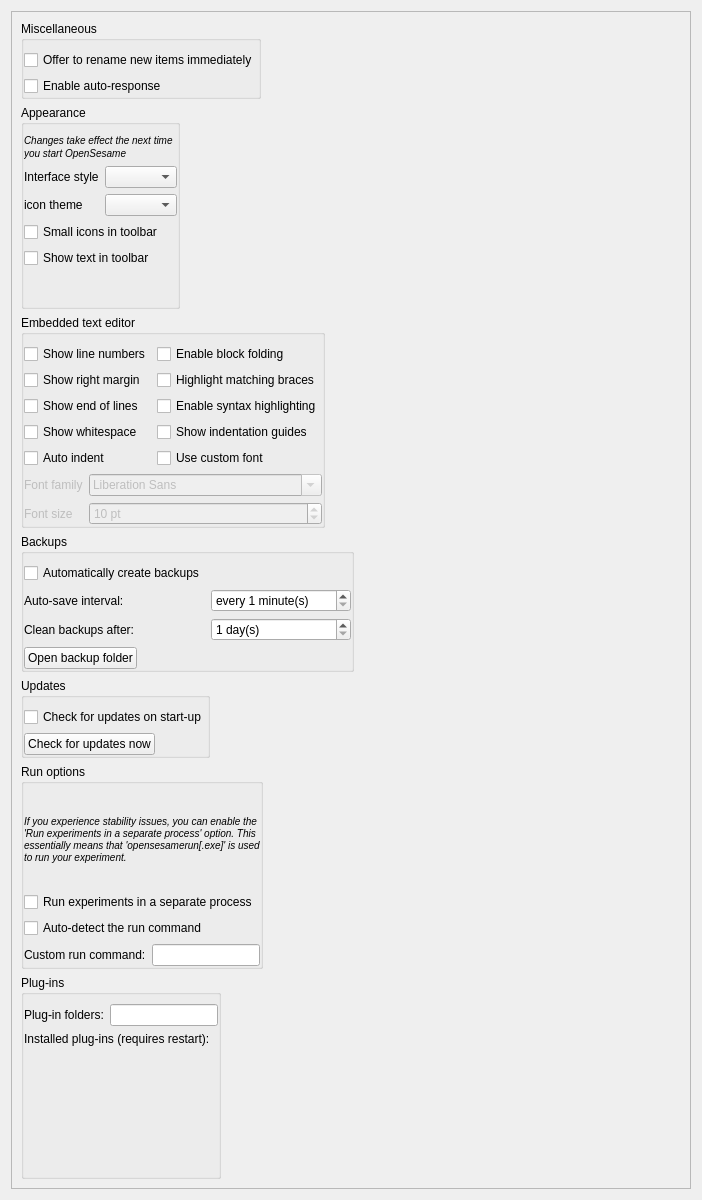
<?xml version="1.0" encoding="UTF-8"?>
<ui version="4.0">
 <class>preferences_widget</class>
 <widget class="QWidget" name="preferences_widget">
  <property name="geometry">
   <rect>
    <x>0</x>
    <y>0</y>
    <width>702</width>
    <height>1200</height>
   </rect>
  </property>
  <property name="windowTitle">
   <string>Form</string>
  </property>
  <layout class="QVBoxLayout" name="verticalLayout">
   <item>
    <widget class="QScrollArea" name="scrollArea">
     <property name="widgetResizable">
      <bool>true</bool>
     </property>
     <widget class="QWidget" name="scrollAreaWidgetContents">
      <property name="geometry">
       <rect>
        <x>0</x>
        <y>0</y>
        <width>682</width>
        <height>1180</height>
       </rect>
      </property>
      <layout class="QVBoxLayout" name="verticalLayout_2">
       <item>
        <widget class="QGroupBox" name="groupBox_2">
         <property name="sizePolicy">
          <sizepolicy hsizetype="Fixed" vsizetype="Fixed">
           <horstretch>0</horstretch>
           <verstretch>0</verstretch>
          </sizepolicy>
         </property>
         <property name="title">
          <string>Miscellaneous</string>
         </property>
         <layout class="QFormLayout" name="formLayout_3">
          <property name="fieldGrowthPolicy">
           <enum>QFormLayout::AllNonFixedFieldsGrow</enum>
          </property>
          <property name="leftMargin">
           <number>0</number>
          </property>
          <property name="rightMargin">
           <number>0</number>
          </property>
          <property name="bottomMargin">
           <number>0</number>
          </property>
          <item row="0" column="0">
           <widget class="QCheckBox" name="checkbox_immediately_rename">
            <property name="text">
             <string>Offer to rename new items immediately</string>
            </property>
           </widget>
          </item>
          <item row="1" column="0">
           <widget class="QCheckBox" name="checkbox_autoresponse">
            <property name="text">
             <string>Enable auto-response</string>
            </property>
           </widget>
          </item>
         </layout>
        </widget>
       </item>
       <item>
        <widget class="QGroupBox" name="groupBox_5">
         <property name="sizePolicy">
          <sizepolicy hsizetype="Fixed" vsizetype="Preferred">
           <horstretch>0</horstretch>
           <verstretch>0</verstretch>
          </sizepolicy>
         </property>
         <property name="title">
          <string>Appearance</string>
         </property>
         <layout class="QFormLayout" name="formLayout_4">
          <property name="leftMargin">
           <number>0</number>
          </property>
          <property name="topMargin">
           <number>9</number>
          </property>
          <property name="rightMargin">
           <number>0</number>
          </property>
          <property name="bottomMargin">
           <number>0</number>
          </property>
          <item row="1" column="0">
           <widget class="QLabel" name="label_2">
            <property name="text">
             <string>Interface style</string>
            </property>
           </widget>
          </item>
          <item row="1" column="1">
           <widget class="QComboBox" name="combobox_style"/>
          </item>
          <item row="2" column="0">
           <widget class="QLabel" name="label_7">
            <property name="text">
             <string>icon theme</string>
            </property>
           </widget>
          </item>
          <item row="2" column="1">
           <widget class="QComboBox" name="combobox_theme"/>
          </item>
          <item row="0" column="0" colspan="2">
           <widget class="QLabel" name="label_8">
            <property name="text">
             <string>&lt;small&gt;&lt;i&gt;Changes take effect the next time you start OpenSesame&lt;/i&gt;&lt;/small&gt;
</string>
            </property>
            <property name="wordWrap">
             <bool>true</bool>
            </property>
           </widget>
          </item>
          <item row="3" column="0" colspan="2">
           <widget class="QCheckBox" name="checkbox_small_toolbar">
            <property name="text">
             <string>Small icons in toolbar</string>
            </property>
           </widget>
          </item>
          <item row="4" column="0" colspan="2">
           <widget class="QCheckBox" name="checkbox_toolbar_text">
            <property name="text">
             <string>Show text in toolbar</string>
            </property>
           </widget>
          </item>
         </layout>
        </widget>
       </item>
       <item>
        <widget class="QGroupBox" name="groupbox_scintilla">
         <property name="sizePolicy">
          <sizepolicy hsizetype="Fixed" vsizetype="Preferred">
           <horstretch>0</horstretch>
           <verstretch>0</verstretch>
          </sizepolicy>
         </property>
         <property name="title">
          <string>Embedded text editor</string>
         </property>
         <layout class="QFormLayout" name="formLayout_5">
          <property name="fieldGrowthPolicy">
           <enum>QFormLayout::AllNonFixedFieldsGrow</enum>
          </property>
          <property name="leftMargin">
           <number>0</number>
          </property>
          <property name="rightMargin">
           <number>0</number>
          </property>
          <property name="bottomMargin">
           <number>0</number>
          </property>
          <item row="0" column="0">
           <widget class="QCheckBox" name="checkbox_scintilla_line_numbers">
            <property name="text">
             <string>Show line numbers</string>
            </property>
           </widget>
          </item>
          <item row="0" column="1">
           <widget class="QCheckBox" name="checkbox_scintilla_folding">
            <property name="text">
             <string>Enable block folding</string>
            </property>
           </widget>
          </item>
          <item row="1" column="0">
           <widget class="QCheckBox" name="checkbox_scintilla_right_margin">
            <property name="text">
             <string>Show right margin</string>
            </property>
           </widget>
          </item>
          <item row="1" column="1">
           <widget class="QCheckBox" name="checkbox_scintilla_brace_match">
            <property name="text">
             <string>Highlight matching braces</string>
            </property>
           </widget>
          </item>
          <item row="2" column="0">
           <widget class="QCheckBox" name="checkbox_scintilla_eol_visible">
            <property name="text">
             <string>Show end of lines</string>
            </property>
           </widget>
          </item>
          <item row="2" column="1">
           <widget class="QCheckBox" name="checkbox_scintilla_syntax_highlighting">
            <property name="text">
             <string>Enable syntax highlighting</string>
            </property>
           </widget>
          </item>
          <item row="3" column="0">
           <widget class="QCheckBox" name="checkbox_scintilla_whitespace_visible">
            <property name="text">
             <string>Show whitespace</string>
            </property>
           </widget>
          </item>
          <item row="3" column="1">
           <widget class="QCheckBox" name="checkbox_scintilla_indentation_guides">
            <property name="text">
             <string>Show indentation guides</string>
            </property>
           </widget>
          </item>
          <item row="4" column="0">
           <widget class="QCheckBox" name="checkbox_scintilla_auto_indent">
            <property name="text">
             <string>Auto indent</string>
            </property>
           </widget>
          </item>
          <item row="4" column="1">
           <widget class="QCheckBox" name="checkbox_scintilla_custom_font">
            <property name="text">
             <string>Use custom font</string>
            </property>
           </widget>
          </item>
          <item row="5" column="0" colspan="2">
           <widget class="QWidget" name="widget_scintilla_font" native="true">
            <property name="enabled">
             <bool>false</bool>
            </property>
            <layout class="QFormLayout" name="formLayout_6">
             <property name="fieldGrowthPolicy">
              <enum>QFormLayout::AllNonFixedFieldsGrow</enum>
             </property>
             <property name="margin">
              <number>0</number>
             </property>
             <item row="0" column="0">
              <widget class="QLabel" name="label_4">
               <property name="text">
                <string>Font family</string>
               </property>
              </widget>
             </item>
             <item row="0" column="1">
              <widget class="QFontComboBox" name="font_scintilla_font_family"/>
             </item>
             <item row="1" column="0">
              <widget class="QLabel" name="label_5">
               <property name="text">
                <string>Font size</string>
               </property>
              </widget>
             </item>
             <item row="1" column="1">
              <widget class="QSpinBox" name="spinbox_scintilla_font_size">
               <property name="suffix">
                <string> pt</string>
               </property>
               <property name="minimum">
                <number>2</number>
               </property>
               <property name="value">
                <number>10</number>
               </property>
              </widget>
             </item>
            </layout>
           </widget>
          </item>
         </layout>
        </widget>
       </item>
       <item>
        <widget class="QGroupBox" name="groupBox">
         <property name="sizePolicy">
          <sizepolicy hsizetype="Fixed" vsizetype="Fixed">
           <horstretch>0</horstretch>
           <verstretch>0</verstretch>
          </sizepolicy>
         </property>
         <property name="title">
          <string>Backups</string>
         </property>
         <property name="flat">
          <bool>false</bool>
         </property>
         <layout class="QFormLayout" name="formLayout_2">
          <property name="horizontalSpacing">
           <number>6</number>
          </property>
          <property name="leftMargin">
           <number>0</number>
          </property>
          <property name="topMargin">
           <number>9</number>
          </property>
          <property name="rightMargin">
           <number>0</number>
          </property>
          <property name="bottomMargin">
           <number>0</number>
          </property>
          <item row="0" column="0">
           <widget class="QCheckBox" name="checkbox_enable_autosave">
            <property name="text">
             <string>Automatically create backups</string>
            </property>
           </widget>
          </item>
          <item row="1" column="0">
           <widget class="QLabel" name="label_autosave_interval">
            <property name="text">
             <string>Auto-save interval:</string>
            </property>
           </widget>
          </item>
          <item row="1" column="1">
           <widget class="QSpinBox" name="spinbox_autosave_interval">
            <property name="suffix">
             <string> minute(s)</string>
            </property>
            <property name="prefix">
             <string>every </string>
            </property>
            <property name="minimum">
             <number>1</number>
            </property>
            <property name="maximum">
             <number>1000</number>
            </property>
            <property name="singleStep">
             <number>10</number>
            </property>
           </widget>
          </item>
          <item row="3" column="0">
           <widget class="QPushButton" name="button_browse_autosave">
            <property name="text">
             <string>Open backup folder</string>
            </property>
            <property name="icon">
             <iconset>
              <normaloff>:/icons/browse.png</normaloff>:/icons/browse.png</iconset>
            </property>
           </widget>
          </item>
          <item row="2" column="0">
           <widget class="QLabel" name="label_3">
            <property name="text">
             <string>Clean backups after:</string>
            </property>
           </widget>
          </item>
          <item row="2" column="1">
           <widget class="QSpinBox" name="spinbox_autosave_max_age">
            <property name="suffix">
             <string> day(s)</string>
            </property>
            <property name="minimum">
             <number>1</number>
            </property>
            <property name="maximum">
             <number>365</number>
            </property>
           </widget>
          </item>
         </layout>
        </widget>
       </item>
       <item>
        <widget class="QGroupBox" name="groupBox_3">
         <property name="sizePolicy">
          <sizepolicy hsizetype="Fixed" vsizetype="Fixed">
           <horstretch>0</horstretch>
           <verstretch>0</verstretch>
          </sizepolicy>
         </property>
         <property name="title">
          <string>Updates</string>
         </property>
         <layout class="QFormLayout" name="formLayout">
          <property name="fieldGrowthPolicy">
           <enum>QFormLayout::AllNonFixedFieldsGrow</enum>
          </property>
          <property name="leftMargin">
           <number>0</number>
          </property>
          <property name="rightMargin">
           <number>0</number>
          </property>
          <property name="bottomMargin">
           <number>0</number>
          </property>
          <item row="0" column="0">
           <widget class="QCheckBox" name="checkbox_auto_update_check">
            <property name="text">
             <string>Check for updates on start-up</string>
            </property>
           </widget>
          </item>
          <item row="1" column="0">
           <widget class="QPushButton" name="button_update_check">
            <property name="text">
             <string>Check for updates now</string>
            </property>
            <property name="icon">
             <iconset>
              <normaloff>:/icons/update.png</normaloff>:/icons/update.png</iconset>
            </property>
           </widget>
          </item>
         </layout>
        </widget>
       </item>
       <item>
        <widget class="QGroupBox" name="groupBox_4">
         <property name="sizePolicy">
          <sizepolicy hsizetype="Fixed" vsizetype="Preferred">
           <horstretch>0</horstretch>
           <verstretch>0</verstretch>
          </sizepolicy>
         </property>
         <property name="title">
          <string>Run options</string>
         </property>
         <layout class="QGridLayout" name="gridLayout">
          <property name="leftMargin">
           <number>0</number>
          </property>
          <property name="topMargin">
           <number>9</number>
          </property>
          <property name="rightMargin">
           <number>0</number>
          </property>
          <property name="bottomMargin">
           <number>0</number>
          </property>
          <item row="0" column="0" colspan="2">
           <widget class="QLabel" name="label">
            <property name="text">
             <string>&lt;small&gt;&lt;i&gt;If you experience stability issues, you can enable the 'Run experiments in a separate process' option. This essentially means that 'opensesamerun[.exe]' is used to run your experiment.&lt;/i&gt;&lt;/small&gt;</string>
            </property>
            <property name="wordWrap">
             <bool>true</bool>
            </property>
           </widget>
          </item>
          <item row="1" column="0" colspan="2">
           <widget class="QCheckBox" name="checkbox_opensesamerun">
            <property name="text">
             <string>Run experiments in a separate process</string>
            </property>
           </widget>
          </item>
          <item row="2" column="0" colspan="2">
           <widget class="QCheckBox" name="checkbox_auto_opensesamerun_exec">
            <property name="text">
             <string>Auto-detect the run command</string>
            </property>
           </widget>
          </item>
          <item row="3" column="0">
           <widget class="QLabel" name="label_opensesamerun_exec">
            <property name="text">
             <string>Custom run command:</string>
            </property>
           </widget>
          </item>
          <item row="3" column="1">
           <widget class="QLineEdit" name="edit_opensesamerun_exec"/>
          </item>
         </layout>
        </widget>
       </item>
       <item>
        <widget class="QGroupBox" name="groupBox_6">
         <property name="sizePolicy">
          <sizepolicy hsizetype="Fixed" vsizetype="Preferred">
           <horstretch>0</horstretch>
           <verstretch>0</verstretch>
          </sizepolicy>
         </property>
         <property name="title">
          <string>Plug-ins</string>
         </property>
         <layout class="QFormLayout" name="formLayout_7">
          <property name="fieldGrowthPolicy">
           <enum>QFormLayout::AllNonFixedFieldsGrow</enum>
          </property>
          <property name="leftMargin">
           <number>0</number>
          </property>
          <property name="topMargin">
           <number>9</number>
          </property>
          <property name="rightMargin">
           <number>0</number>
          </property>
          <property name="bottomMargin">
           <number>0</number>
          </property>
          <item row="0" column="0">
           <widget class="QLabel" name="label_6">
            <property name="text">
             <string>Plug-in folders:</string>
            </property>
           </widget>
          </item>
          <item row="0" column="1">
           <widget class="QLineEdit" name="edit_plugin_folders">
            <property name="readOnly">
             <bool>true</bool>
            </property>
           </widget>
          </item>
          <item row="1" column="0" colspan="2">
           <widget class="QWidget" name="widget_plugin_list" native="true">
            <layout class="QVBoxLayout" name="layout_plugin_list">
             <property name="margin">
              <number>0</number>
             </property>
             <item>
              <widget class="QLabel" name="label_plugin_dummy">
               <property name="text">
                <string>Installed plug-ins (requires restart):</string>
               </property>
              </widget>
             </item>
            </layout>
           </widget>
          </item>
         </layout>
        </widget>
       </item>
      </layout>
     </widget>
    </widget>
   </item>
  </layout>
 </widget>
 <resources/>
 <connections>
  <connection>
   <sender>checkbox_opensesamerun</sender>
   <signal>toggled(bool)</signal>
   <receiver>checkbox_auto_opensesamerun_exec</receiver>
   <slot>setEnabled(bool)</slot>
   <hints>
    <hint type="sourcelabel">
     <x>273</x>
     <y>496</y>
    </hint>
    <hint type="destinationlabel">
     <x>273</x>
     <y>522</y>
    </hint>
   </hints>
  </connection>
  <connection>
   <sender>checkbox_auto_opensesamerun_exec</sender>
   <signal>toggled(bool)</signal>
   <receiver>label_opensesamerun_exec</receiver>
   <slot>setEnabled(bool)</slot>
   <hints>
    <hint type="sourcelabel">
     <x>273</x>
     <y>522</y>
    </hint>
    <hint type="destinationlabel">
     <x>97</x>
     <y>551</y>
    </hint>
   </hints>
  </connection>
  <connection>
   <sender>checkbox_auto_opensesamerun_exec</sender>
   <signal>toggled(bool)</signal>
   <receiver>label_opensesamerun_exec</receiver>
   <slot>setDisabled(bool)</slot>
   <hints>
    <hint type="sourcelabel">
     <x>273</x>
     <y>522</y>
    </hint>
    <hint type="destinationlabel">
     <x>97</x>
     <y>551</y>
    </hint>
   </hints>
  </connection>
  <connection>
   <sender>checkbox_auto_opensesamerun_exec</sender>
   <signal>toggled(bool)</signal>
   <receiver>edit_opensesamerun_exec</receiver>
   <slot>setDisabled(bool)</slot>
   <hints>
    <hint type="sourcelabel">
     <x>273</x>
     <y>522</y>
    </hint>
    <hint type="destinationlabel">
     <x>337</x>
     <y>551</y>
    </hint>
   </hints>
  </connection>
  <connection>
   <sender>checkbox_enable_autosave</sender>
   <signal>toggled(bool)</signal>
   <receiver>spinbox_autosave_interval</receiver>
   <slot>setEnabled(bool)</slot>
   <hints>
    <hint type="sourcelabel">
     <x>273</x>
     <y>230</y>
    </hint>
    <hint type="destinationlabel">
     <x>328</x>
     <y>265</y>
    </hint>
   </hints>
  </connection>
  <connection>
   <sender>checkbox_enable_autosave</sender>
   <signal>toggled(bool)</signal>
   <receiver>label_autosave_interval</receiver>
   <slot>setEnabled(bool)</slot>
   <hints>
    <hint type="sourcelabel">
     <x>273</x>
     <y>230</y>
    </hint>
    <hint type="destinationlabel">
     <x>78</x>
     <y>265</y>
    </hint>
   </hints>
  </connection>
  <connection>
   <sender>checkbox_scintilla_custom_font</sender>
   <signal>toggled(bool)</signal>
   <receiver>widget_scintilla_font</receiver>
   <slot>setEnabled(bool)</slot>
   <hints>
    <hint type="sourcelabel">
     <x>456</x>
     <y>365</y>
    </hint>
    <hint type="destinationlabel">
     <x>377</x>
     <y>412</y>
    </hint>
   </hints>
  </connection>
 </connections>
</ui>
